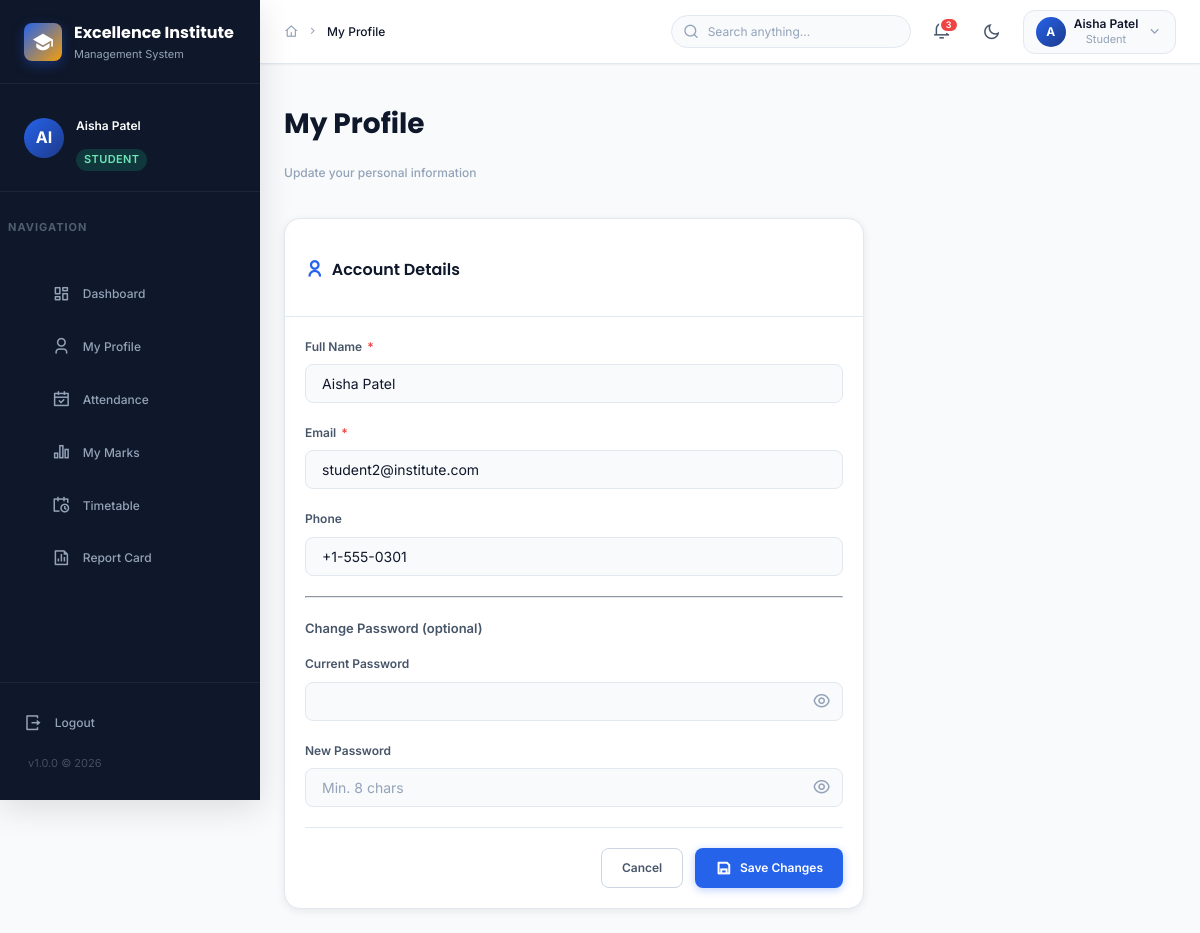
Screenshot of /modules/settings/profile.php (signed in) with the database file from the repository.
### tables this page shows
CREATE TABLE IF NOT EXISTS `settings` (
  `id`           INT UNSIGNED  NOT NULL AUTO_INCREMENT,
  `setting_key`  VARCHAR(80)   NOT NULL UNIQUE,
  `setting_value`TEXT          DEFAULT NULL,
  `setting_group`VARCHAR(40)   NOT NULL DEFAULT 'general',
  `updated_at`   TIMESTAMP     NOT NULL DEFAULT CURRENT_TIMESTAMP ON UPDATE CURRENT_TIMESTAMP,
  PRIMARY KEY (`id`)
);

CREATE TABLE IF NOT EXISTS `users` (
  `id`           INT UNSIGNED    NOT NULL AUTO_INCREMENT,
  `role_id`      TINYINT UNSIGNED NOT NULL DEFAULT 3,
  `username`     VARCHAR(60)     NOT NULL UNIQUE,
  `email`        VARCHAR(120)    NOT NULL UNIQUE,
  `password`     VARCHAR(255)    NOT NULL,
  `full_name`    VARCHAR(120)    NOT NULL,
  `phone`        VARCHAR(20)     DEFAULT NULL,
  `profile_photo`VARCHAR(255)    DEFAULT NULL,
  `status`       ENUM('active','inactive','suspended') NOT NULL DEFAULT 'active',
  `last_login`   DATETIME        DEFAULT NULL,
  `csrf_token`   VARCHAR(64)     DEFAULT NULL,
  `created_at`   TIMESTAMP       NOT NULL DEFAULT CURRENT_TIMESTAMP,
  `updated_at`   TIMESTAMP       NOT NULL DEFAULT CURRENT_TIMESTAMP ON UPDATE CURRENT_TIMESTAMP,
  PRIMARY KEY (`id`),
  KEY `idx_role` (`role_id`),
  KEY `idx_status` (`status`),
  CONSTRAINT `fk_users_role` FOREIGN KEY (`role_id`) REFERENCES `roles`(`id`) ON UPDATE CASCADE
);

### config/database.php (called while the page is built, shortened)
<?php
class Database {
    private static ?PDO $instance = null;
    public static function getInstance(): PDO {
        if (self::$instance === null) {
            $dsn = "mysql:host=" . DB_HOST . ";port=" . DB_PORT . ";dbname=" . DB_NAME . ";charset=" . DB_CHARSET;
            $options = [
                PDO::ATTR_ERRMODE            => PDO::ERRMODE_EXCEPTION,
                PDO::ATTR_DEFAULT_FETCH_MODE => PDO::FETCH_ASSOC,
                PDO::ATTR_EMULATE_PREPARES   => false,
                PDO::MYSQL_ATTR_FOUND_ROWS   => true,
            ];
            try {
                self::$instance = new PDO($dsn, DB_USER, DB_PASS, $options);
            } catch (PDOException $e) {
                error_log("Database connection failed: " . $e->getMessage());
                die(json_encode(['error' => 'Database connection failed. Please check configuration.']));
            }
        }
        return self::$instance;
    }
}
function db(): PDO {
    return Database::getInstance();
}

### includes/auth.php (called while the page is built, shortened)
<?php
require_once __DIR__ . '/../config/database.php';
function e(mixed $value): string {
    return htmlspecialchars((string)$value, ENT_QUOTES | ENT_HTML5, 'UTF-8');
}
function get_setting(string $key, string $default = ''): string {
    static $cache = [];
    if (!isset($cache[$key])) {
        try {
            $stmt = db()->prepare("SELECT setting_value FROM settings WHERE setting_key = ? LIMIT 1");
            $stmt->execute([$key]);
            $row = $stmt->fetch();
            $cache[$key] = $row ? (string)$row['setting_value'] : $default;
        } catch (PDOException $e) {
            $cache[$key] = $default;
        }
    }
    return $cache[$key];
}

### modules/settings/profile.php (the view, shortened to what this page needs)
<?php
require_once __DIR__ . '/../../includes/auth.php';
$activePage = 'settings';
$pdo = db();
$stmt = $pdo->prepare("SELECT * FROM users WHERE id=? LIMIT 1");
$stmt->execute([$_SESSION['user_id']]);
$user = $stmt->fetch();
include __DIR__ . '/../../includes/header.php';
?>
<div class="page-header"><div class="page-header-left"><h1 class="page-title">My Profile</h1><p class="page-subtitle">Update your personal information</p></div></div>
<div class="card" style="max-width:580px;">
  <div class="card-header"><h3 class="card-title"><i class="ri-user-line"></i> Account Details</h3></div>
  <div class="card-body">
    <form method="POST" data-validate>
      <div class="form-group"><label class="form-label">Full Name <span class="required">*</span></label>
        <input type="text" name="full_name" class="form-control" required value="<?= e($user['full_name']) ?>"></div>
      <div class="form-group"><label class="form-label">Email <span class="required">*</span></label>
        <input type="email" name="email" class="form-control" required value="<?= e($user['email']) ?>"></div>
      <div class="form-group"><label class="form-label">Phone</label>
        <input type="tel" name="phone" class="form-control" value="<?= e($user['phone']??'') ?>"></div>
      <hr style="margin:20px 0; border-color:var(--border);">
      <p style="font-size:13px;font-weight:600;color:var(--text-secondary);margin-bottom:16px;">Change Password (optional)</p>
      <div class="form-group"><label class="form-label">Current Password</label>
        <div class="password-toggle"><input type="password" name="current_password" class="form-control"><i class="ri-eye-line toggle-eye"></i></div></div>
      <div class="form-group"><label class="form-label">New Password</label>
        <div class="password-toggle"><input type="password" name="new_password" class="form-control" placeholder="Min. 8 chars"><i class="ri-eye-line toggle-eye"></i></div></div>
      <div style="display:flex;justify-content:flex-end;gap:12px;margin-top:20px;padding-top:20px;border-top:1px solid var(--border);">
        <a href="<?= IMS_URL ?>/dashboard.php" class="btn btn-outline">Cancel</a>
        <button type="submit" class="btn btn-primary"><i class="ri-save-line"></i> Save Changes</button>
      </div>
    </form>
  </div>
</div>
<?php include __DIR__ . '/../../includes/footer.php'; ?>

### includes/sidebar.php (shortened to what this page needs)
<?php
$role = $_SESSION['role'] ?? 'student';
$items = $navItems[$role] ?? $navItems['student'];
$instituteName = get_setting('institute_name', 'ExcelIMS');
?>
<aside class="sidebar" id="sidebar">
  <div class="sidebar-logo">
    <div class="logo-icon">
      <i class="ri-graduation-cap-fill"></i>
    </div>
    <div class="logo-text">
      <span class="logo-name"><?= e($instituteName) ?></span>
      <span class="logo-tagline">Management System</span>
    </div>
  </div>
  <div class="sidebar-user-card">
    <?php if (!empty($_SESSION['photo'])): ?>
      <img src="<?= IMS_URL ?>/uploads/<?= e($_SESSION['photo']) ?>" alt="Profile" class="sidebar-avatar">
    <?php else: ?>
      <div class="sidebar-avatar-initials">
        <?= strtoupper(substr($_SESSION['full_name'] ?? 'U', 0, 2)) ?>
      </div>
    <?php endif; ?>
    <div class="sidebar-user-info">
      <p class="sidebar-user-name"><?= e($_SESSION['full_name'] ?? 'User') ?></p>
      <span class="sidebar-user-role role-badge role-<?= $role ?>"><?= ucfirst($role) ?></span>
    </div>
  </div>
  <p class="sidebar-nav-label">NAVIGATION</p>
  <nav class="sidebar-nav">
    <ul>
      <?php foreach ($items as $item): ?>
        <?php $isActive = ($activePage === $item['key']); ?>
        <li>
          <a href="<?= e($item['href']) ?>"
             class="sidebar-nav-item <?= $isActive ? 'active' : '' ?>"
             title="<?= e($item['label']) ?>">
            <i class="<?= e($item['icon']) ?>"></i>
            <span><?= e($item['label']) ?></span>
          </a>
        </li>
      <?php endforeach; ?>
    </ul>
  </nav>
  <div class="sidebar-footer">
    <a href="<?= IMS_URL ?>/logout.php" class="sidebar-logout">
      <i class="ri-logout-box-r-line"></i>
      <span>Logout</span>
    </a>
    <p class="sidebar-version">v1.0.0 © <?= date('Y') ?></p>
  </div>
</aside>

### rows the page displays
settings: setting_value "Excellence Institute"
users: full_name "Aisha Patel", email "student2@institute.com", phone "+1-555-0301"

### other values shown
substr($_SESSION['full_name'] ?? 'U', 0, 2) "AI"
$_SESSION['full_name'] "Aisha Patel"
$role "STUDENT"
$item['label'] "Dashboard"
$item['label'] "My Profile"
$item['label'] "Attendance"
$item['label'] "My Marks"
$item['label'] "Timetable"
$item['label'] "Report Card"
$pageTitle "My Profile"
substr($_SESSION['full_name'] ?? 'U', 0, 1) "A"
$_SESSION['role'] "Student"
